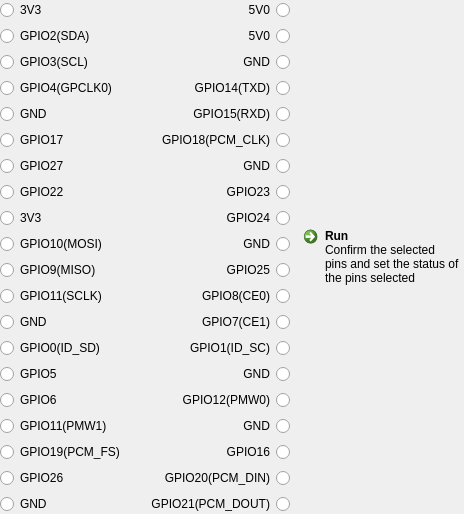
     <widget class="GpioSetFunctionWidget" name="pageGpioSetFunction">
      <layout class="QHBoxLayout" name="horizontalLayout_7">
       <property name="leftMargin">
        <number>0</number>
       </property>
       <property name="topMargin">
        <number>0</number>
       </property>
       <property name="rightMargin">
        <number>0</number>
       </property>
       <property name="bottomMargin">
        <number>0</number>
       </property>
       <item>
        <layout class="QFormLayout" name="formLayout_3">
         <item row="0" column="0">
          <widget class="QRadioButton" name="radioButton_105">
           <property name="minimumSize">
            <size>
             <width>140</width>
             <height>0</height>
            </size>
           </property>
           <property name="text">
            <string>3V3</string>
           </property>
           <property name="checkable">
            <bool>false</bool>
           </property>
           <attribute name="buttonGroup">
            <string notr="true">btnGrpGpioSetFunction</string>
           </attribute>
          </widget>
         </item>
         <item row="0" column="1">
          <widget class="QRadioButton" name="radioButton_94">
           <property name="minimumSize">
            <size>
             <width>140</width>
             <height>0</height>
            </size>
           </property>
           <property name="layoutDirection">
            <enum>Qt::RightToLeft</enum>
           </property>
           <property name="text">
            <string>5V0</string>
           </property>
           <property name="checkable">
            <bool>false</bool>
           </property>
           <attribute name="buttonGroup">
            <string notr="true">btnGrpGpioSetFunction</string>
           </attribute>
          </widget>
         </item>
         <item row="1" column="0">
          <widget class="QRadioButton" name="radioButton_90">
           <property name="minimumSize">
            <size>
             <width>140</width>
             <height>0</height>
            </size>
           </property>
           <property name="text">
            <string>GPIO2(SDA)</string>
           </property>
           <attribute name="buttonGroup">
            <string notr="true">btnGrpGpioSetFunction</string>
           </attribute>
          </widget>
         </item>
         <item row="1" column="1">
          <widget class="QRadioButton" name="radioButton_100">
           <property name="minimumSize">
            <size>
             <width>140</width>
             <height>0</height>
            </size>
           </property>
           <property name="layoutDirection">
            <enum>Qt::RightToLeft</enum>
           </property>
           <property name="text">
            <string>5V0</string>
           </property>
           <property name="checkable">
            <bool>false</bool>
           </property>
           <attribute name="buttonGroup">
            <string notr="true">btnGrpGpioSetFunction</string>
           </attribute>
          </widget>
         </item>
         <item row="2" column="0">
          <widget class="QRadioButton" name="radioButton_104">
           <property name="minimumSize">
            <size>
             <width>140</width>
             <height>0</height>
            </size>
           </property>
           <property name="text">
            <string>GPIO3(SCL)</string>
           </property>
           <attribute name="buttonGroup">
            <string notr="true">btnGrpGpioSetFunction</string>
           </attribute>
          </widget>
         </item>
         <item row="2" column="1">
          <widget class="QRadioButton" name="radioButton_82">
           <property name="minimumSize">
            <size>
             <width>140</width>
             <height>0</height>
            </size>
           </property>
           <property name="layoutDirection">
            <enum>Qt::RightToLeft</enum>
           </property>
           <property name="text">
            <string>GND</string>
           </property>
           <property name="checkable">
            <bool>false</bool>
           </property>
           <attribute name="buttonGroup">
            <string notr="true">btnGrpGpioSetFunction</string>
           </attribute>
          </widget>
         </item>
         <item row="3" column="0">
          <widget class="QRadioButton" name="radioButton_102">
           <property name="minimumSize">
            <size>
             <width>140</width>
             <height>0</height>
            </size>
           </property>
           <property name="text">
            <string>GPIO4(GPCLK0)</string>
           </property>
           <attribute name="buttonGroup">
            <string notr="true">btnGrpGpioSetFunction</string>
           </attribute>
          </widget>
         </item>
         <item row="3" column="1">
          <widget class="QRadioButton" name="radioButton_111">
           <property name="minimumSize">
            <size>
             <width>140</width>
             <height>0</height>
            </size>
           </property>
           <property name="layoutDirection">
            <enum>Qt::RightToLeft</enum>
           </property>
           <property name="text">
            <string>GPIO14(TXD)</string>
           </property>
           <attribute name="buttonGroup">
            <string notr="true">btnGrpGpioSetFunction</string>
           </attribute>
          </widget>
         </item>
         <item row="4" column="0">
          <widget class="QRadioButton" name="radioButton_109">
           <property name="minimumSize">
            <size>
             <width>140</width>
             <height>0</height>
            </size>
           </property>
           <property name="text">
            <string>GND</string>
           </property>
           <property name="checkable">
            <bool>false</bool>
           </property>
           <attribute name="buttonGroup">
            <string notr="true">btnGrpGpioSetFunction</string>
           </attribute>
          </widget>
         </item>
         <item row="4" column="1">
          <widget class="QRadioButton" name="radioButton_89">
           <property name="minimumSize">
            <size>
             <width>140</width>
             <height>0</height>
            </size>
           </property>
           <property name="layoutDirection">
            <enum>Qt::RightToLeft</enum>
           </property>
           <property name="text">
            <string>GPIO15(RXD)</string>
           </property>
           <attribute name="buttonGroup">
            <string notr="true">btnGrpGpioSetFunction</string>
           </attribute>
          </widget>
         </item>
         <item row="5" column="0">
          <widget class="QRadioButton" name="radioButton_98">
           <property name="minimumSize">
            <size>
             <width>140</width>
             <height>0</height>
            </size>
           </property>
           <property name="text">
            <string>GPIO17</string>
           </property>
           <attribute name="buttonGroup">
            <string notr="true">btnGrpGpioSetFunction</string>
           </attribute>
          </widget>
         </item>
         <item row="5" column="1">
          <widget class="QRadioButton" name="radioButton_85">
           <property name="minimumSize">
            <size>
             <width>140</width>
             <height>0</height>
            </size>
           </property>
           <property name="layoutDirection">
            <enum>Qt::RightToLeft</enum>
           </property>
           <property name="text">
            <string>GPIO18(PCM_CLK)</string>
           </property>
           <attribute name="buttonGroup">
            <string notr="true">btnGrpGpioSetFunction</string>
           </attribute>
          </widget>
         </item>
         <item row="6" column="0">
          <widget class="QRadioButton" name="radioButton_113">
           <property name="minimumSize">
            <size>
             <width>140</width>
             <height>0</height>
            </size>
           </property>
           <property name="text">
            <string>GPIO27</string>
           </property>
           <attribute name="buttonGroup">
            <string notr="true">btnGrpGpioSetFunction</string>
           </attribute>
          </widget>
         </item>
         <item row="6" column="1">
          <widget class="QRadioButton" name="radioButton_110">
           <property name="minimumSize">
            <size>
             <width>140</width>
             <height>0</height>
            </size>
           </property>
           <property name="layoutDirection">
            <enum>Qt::RightToLeft</enum>
           </property>
           <property name="text">
            <string>GND</string>
           </property>
           <property name="checkable">
            <bool>false</bool>
           </property>
           <attribute name="buttonGroup">
            <string notr="true">btnGrpGpioSetFunction</string>
           </attribute>
          </widget>
         </item>
         <item row="7" column="0">
          <widget class="QRadioButton" name="radioButton_106">
           <property name="minimumSize">
            <size>
             <width>140</width>
             <height>0</height>
            </size>
           </property>
           <property name="text">
            <string>GPIO22</string>
           </property>
           <attribute name="buttonGroup">
            <string notr="true">btnGrpGpioSetFunction</string>
           </attribute>
          </widget>
         </item>
         <item row="7" column="1">
          <widget class="QRadioButton" name="radioButton_95">
           <property name="minimumSize">
            <size>
             <width>140</width>
             <height>0</height>
            </size>
           </property>
           <property name="layoutDirection">
            <enum>Qt::RightToLeft</enum>
           </property>
           <property name="text">
            <string>GPIO23</string>
           </property>
           <attribute name="buttonGroup">
            <string notr="true">btnGrpGpioSetFunction</string>
           </attribute>
          </widget>
         </item>
         <item row="8" column="0">
          <widget class="QRadioButton" name="radioButton_114">
           <property name="minimumSize">
            <size>
             <width>140</width>
             <height>0</height>
            </size>
           </property>
           <property name="text">
            <string>3V3</string>
           </property>
           <property name="checkable">
            <bool>false</bool>
           </property>
           <attribute name="buttonGroup">
            <string notr="true">btnGrpGpioSetFunction</string>
           </attribute>
          </widget>
         </item>
         <item row="8" column="1">
          <widget class="QRadioButton" name="radioButton_83">
           <property name="minimumSize">
            <size>
             <width>140</width>
             <height>0</height>
            </size>
           </property>
           <property name="layoutDirection">
            <enum>Qt::RightToLeft</enum>
           </property>
           <property name="text">
            <string>GPIO24</string>
           </property>
           <property name="checkable">
            <bool>true</bool>
           </property>
           <attribute name="buttonGroup">
            <string notr="true">btnGrpGpioSetFunction</string>
           </attribute>
          </widget>
         </item>
         <item row="9" column="0">
          <widget class="QRadioButton" name="radioButton_118">
           <property name="minimumSize">
            <size>
             <width>140</width>
             <height>0</height>
            </size>
           </property>
           <property name="text">
            <string>GPIO10(MOSI)</string>
           </property>
           <attribute name="buttonGroup">
            <string notr="true">btnGrpGpioSetFunction</string>
           </attribute>
          </widget>
         </item>
         <item row="9" column="1">
          <widget class="QRadioButton" name="radioButton_91">
           <property name="minimumSize">
            <size>
             <width>140</width>
             <height>0</height>
            </size>
           </property>
           <property name="layoutDirection">
            <enum>Qt::RightToLeft</enum>
           </property>
           <property name="text">
            <string>GND</string>
           </property>
           <property name="checkable">
            <bool>false</bool>
           </property>
           <attribute name="buttonGroup">
            <string notr="true">btnGrpGpioSetFunction</string>
           </attribute>
          </widget>
         </item>
         <item row="10" column="0">
          <widget class="QRadioButton" name="radioButton_92">
           <property name="minimumSize">
            <size>
             <width>140</width>
             <height>0</height>
            </size>
           </property>
           <property name="text">
            <string>GPIO9(MISO)</string>
           </property>
           <property name="checkable">
            <bool>true</bool>
           </property>
           <attribute name="buttonGroup">
            <string notr="true">btnGrpGpioSetFunction</string>
           </attribute>
          </widget>
         </item>
         <item row="10" column="1">
          <widget class="QRadioButton" name="radioButton_96">
           <property name="minimumSize">
            <size>
             <width>140</width>
             <height>0</height>
            </size>
           </property>
           <property name="layoutDirection">
            <enum>Qt::RightToLeft</enum>
           </property>
           <property name="text">
            <string>GPIO25</string>
           </property>
           <property name="checkable">
            <bool>true</bool>
           </property>
           <attribute name="buttonGroup">
            <string notr="true">btnGrpGpioSetFunction</string>
           </attribute>
          </widget>
         </item>
         <item row="11" column="0">
          <widget class="QRadioButton" name="radioButton_101">
           <property name="minimumSize">
            <size>
             <width>140</width>
             <height>0</height>
            </size>
           </property>
           <property name="text">
            <string>GPIO11(SCLK)</string>
           </property>
           <attribute name="buttonGroup">
            <string notr="true">btnGrpGpioSetFunction</string>
           </attribute>
          </widget>
         </item>
         <item row="11" column="1">
          <widget class="QRadioButton" name="radioButton_93">
           <property name="minimumSize">
            <size>
             <width>140</width>
             <height>0</height>
            </size>
           </property>
           <property name="layoutDirection">
            <enum>Qt::RightToLeft</enum>
           </property>
           <property name="text">
            <string>GPIO8(CE0)</string>
           </property>
           <attribute name="buttonGroup">
            <string notr="true">btnGrpGpioSetFunction</string>
           </attribute>
          </widget>
         </item>
         <item row="12" column="0">
          <widget class="QRadioButton" name="radioButton_108">
           <property name="minimumSize">
            <size>
             <width>140</width>
             <height>0</height>
            </size>
           </property>
           <property name="text">
            <string>GND</string>
           </property>
           <property name="checkable">
            <bool>false</bool>
           </property>
           <attribute name="buttonGroup">
            <string notr="true">btnGrpGpioSetFunction</string>
           </attribute>
          </widget>
         </item>
         <item row="12" column="1">
          <widget class="QRadioButton" name="radioButton_88">
           <property name="minimumSize">
            <size>
             <width>140</width>
             <height>0</height>
            </size>
           </property>
           <property name="layoutDirection">
            <enum>Qt::RightToLeft</enum>
           </property>
           <property name="text">
            <string>GPIO7(CE1)</string>
           </property>
           <attribute name="buttonGroup">
            <string notr="true">btnGrpGpioSetFunction</string>
           </attribute>
          </widget>
         </item>
         <item row="13" column="0">
          <widget class="QRadioButton" name="radioButton_81">
           <property name="minimumSize">
            <size>
             <width>140</width>
             <height>0</height>
            </size>
           </property>
           <property name="text">
            <string>GPIO0(ID_SD)</string>
           </property>
           <attribute name="buttonGroup">
            <string notr="true">btnGrpGpioSetFunction</string>
           </attribute>
          </widget>
         </item>
         <item row="13" column="1">
          <widget class="QRadioButton" name="radioButton_107">
           <property name="minimumSize">
            <size>
             <width>140</width>
             <height>0</height>
            </size>
           </property>
           <property name="layoutDirection">
            <enum>Qt::RightToLeft</enum>
           </property>
           <property name="text">
            <string>GPIO1(ID_SC)</string>
           </property>
           <attribute name="buttonGroup">
            <string notr="true">btnGrpGpioSetFunction</string>
           </attribute>
          </widget>
         </item>
         <item row="14" column="0">
          <widget class="QRadioButton" name="radioButton_87">
           <property name="minimumSize">
            <size>
             <width>140</width>
             <height>0</height>
            </size>
           </property>
           <property name="text">
            <string>GPIO5</string>
           </property>
           <attribute name="buttonGroup">
            <string notr="true">btnGrpGpioSetFunction</string>
           </attribute>
          </widget>
         </item>
         <item row="14" column="1">
          <widget class="QRadioButton" name="radioButton_119">
           <property name="minimumSize">
            <size>
             <width>140</width>
             <height>0</height>
            </size>
           </property>
           <property name="layoutDirection">
            <enum>Qt::RightToLeft</enum>
           </property>
           <property name="text">
            <string>GND</string>
           </property>
           <property name="checkable">
            <bool>false</bool>
           </property>
           <attribute name="buttonGroup">
            <string notr="true">btnGrpGpioSetFunction</string>
           </attribute>
          </widget>
         </item>
         <item row="15" column="0">
          <widget class="QRadioButton" name="radioButton_115">
           <property name="minimumSize">
            <size>
             <width>140</width>
             <height>0</height>
            </size>
           </property>
           <property name="text">
            <string>GPIO6</string>
           </property>
           <attribute name="buttonGroup">
            <string notr="true">btnGrpGpioSetFunction</string>
           </attribute>
          </widget>
         </item>
         <item row="15" column="1">
          <widget class="QRadioButton" name="radioButton_112">
           <property name="minimumSize">
            <size>
             <width>140</width>
             <height>0</height>
            </size>
           </property>
           <property name="layoutDirection">
            <enum>Qt::RightToLeft</enum>
           </property>
           <property name="text">
            <string>GPIO12(PMW0)</string>
           </property>
           <attribute name="buttonGroup">
            <string notr="true">btnGrpGpioSetFunction</string>
           </attribute>
          </widget>
         </item>
         <item row="16" column="0">
          <widget class="QRadioButton" name="radioButton_84">
           <property name="minimumSize">
            <size>
             <width>140</width>
             <height>0</height>
            </size>
           </property>
           <property name="text">
            <string>GPIO11(PMW1)</string>
           </property>
           <attribute name="buttonGroup">
            <string notr="true">btnGrpGpioSetFunction</string>
           </attribute>
          </widget>
         </item>
         <item row="16" column="1">
          <widget class="QRadioButton" name="radioButton_86">
           <property name="minimumSize">
            <size>
             <width>140</width>
             <height>0</height>
            </size>
           </property>
           <property name="layoutDirection">
            <enum>Qt::RightToLeft</enum>
           </property>
           <property name="text">
            <string>GND</string>
           </property>
           <property name="checkable">
            <bool>false</bool>
           </property>
           <attribute name="buttonGroup">
            <string notr="true">btnGrpGpioSetFunction</string>
           </attribute>
          </widget>
         </item>
         <item row="17" column="0">
          <widget class="QRadioButton" name="radioButton_103">
           <property name="minimumSize">
            <size>
             <width>140</width>
             <height>0</height>
            </size>
           </property>
           <property name="text">
            <string>GPIO19(PCM_FS)</string>
           </property>
           <attribute name="buttonGroup">
            <string notr="true">btnGrpGpioSetFunction</string>
           </attribute>
          </widget>
         </item>
         <item row="17" column="1">
          <widget class="QRadioButton" name="radioButton_97">
           <property name="minimumSize">
            <size>
             <width>140</width>
             <height>0</height>
            </size>
           </property>
           <property name="layoutDirection">
            <enum>Qt::RightToLeft</enum>
           </property>
           <property name="text">
            <string>GPIO16</string>
           </property>
           <attribute name="buttonGroup">
            <string notr="true">btnGrpGpioSetFunction</string>
           </attribute>
          </widget>
         </item>
         <item row="18" column="0">
          <widget class="QRadioButton" name="radioButton_117">
           <property name="minimumSize">
            <size>
             <width>140</width>
             <height>0</height>
            </size>
           </property>
           <property name="text">
            <string>GPIO26</string>
           </property>
           <property name="checkable">
            <bool>true</bool>
           </property>
           <attribute name="buttonGroup">
            <string notr="true">btnGrpGpioSetFunction</string>
           </attribute>
          </widget>
         </item>
         <item row="18" column="1">
          <widget class="QRadioButton" name="radioButton_120">
           <property name="minimumSize">
            <size>
             <width>140</width>
             <height>0</height>
            </size>
           </property>
           <property name="layoutDirection">
            <enum>Qt::RightToLeft</enum>
           </property>
           <property name="text">
            <string>GPIO20(PCM_DIN)</string>
           </property>
           <property name="checkable">
            <bool>true</bool>
           </property>
           <attribute name="buttonGroup">
            <string notr="true">btnGrpGpioSetFunction</string>
           </attribute>
          </widget>
         </item>
         <item row="19" column="0">
          <widget class="QRadioButton" name="radioButton_116">
           <property name="minimumSize">
            <size>
             <width>140</width>
             <height>0</height>
            </size>
           </property>
           <property name="text">
            <string>GND</string>
           </property>
           <property name="checkable">
            <bool>false</bool>
           </property>
           <attribute name="buttonGroup">
            <string notr="true">btnGrpGpioSetFunction</string>
           </attribute>
          </widget>
         </item>
         <item row="19" column="1">
          <widget class="QRadioButton" name="radioButton_99">
           <property name="minimumSize">
            <size>
             <width>140</width>
             <height>0</height>
            </size>
           </property>
           <property name="layoutDirection">
            <enum>Qt::RightToLeft</enum>
           </property>
           <property name="text">
            <string>GPIO21(PCM_DOUT)</string>
           </property>
           <attribute name="buttonGroup">
            <string notr="true">btnGrpGpioSetFunction</string>
           </attribute>
          </widget>
         </item>
        </layout>
       </item>
       <item>
        <layout class="QVBoxLayout" name="verticalLayout_6">
         <property name="sizeConstraint">
          <enum>QLayout::SetMaximumSize</enum>
         </property>
         <item>
          <spacer name="verticalSpacer_8">
           <property name="orientation">
            <enum>Qt::Vertical</enum>
           </property>
           <property name="sizeHint" stdset="0">
            <size>
             <width>20</width>
             <height>40</height>
            </size>
           </property>
          </spacer>
         </item>
         <item>
          <widget class="QCommandLinkButton" name="btnGpioSetFunctionRun">
           <property name="minimumSize">
            <size>
             <width>0</width>
             <height>50</height>
            </size>
           </property>
           <property name="maximumSize">
            <size>
             <width>300</width>
             <height>16777215</height>
            </size>
           </property>
           <property name="text">
            <string>Run</string>
           </property>
           <property name="description">
            <string>Confirm the selected pins and set the status of the pins selected</string>
           </property>
          </widget>
         </item>
         <item>
          <spacer name="verticalSpacer_9">
           <property name="orientation">
            <enum>Qt::Vertical</enum>
           </property>
           <property name="sizeHint" stdset="0">
            <size>
             <width>20</width>
             <height>40</height>
            </size>
           </property>
          </spacer>
         </item>
        </layout>
       </item>
      </layout>
     </widget>
